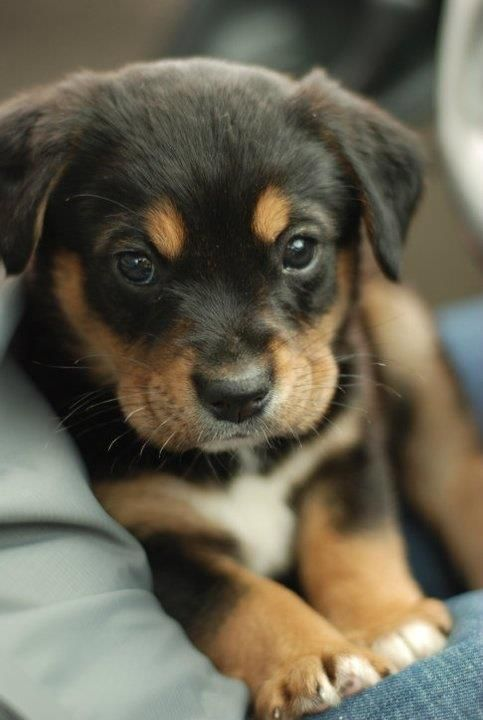
#> input picture Unit 7/puppy.jpg, 483 x 720 px
$ python pic-red-nodithering.py puppy.jpg 3
#> lines starting #> are read from the running program, lines starting #| are printed output that depends on the picture
#> further down, img is the input picture: PIL image 483x720 RGB; mean R, G, B 103.3, 98, 81.5
#k means ++ select initial values
import sys
import random
from time import perf_counter
from PIL import Image
from random import randrange
from collections import defaultdict

dict = defaultdict(list)
meanlist = []

k = 8

def  vector_quantization(img, pix, grouplist):
    global meanlist

    colorband = int(img.size[0]/k)
    newimg = Image.new("RGB", (img.size[0], img.size[1]+colorband), (255, 255, 255))
    newpix = newimg.load()
    i = 0
    for group in grouplist:
        for p in group:
            newpix[p[0],p[1]] = (int(meanlist[i][0]),int(meanlist[i][1]),int(meanlist[i][2]))
        i += 1


    for ii in range(k):
        for i in range(colorband):
            for j in range(colorband):
                x = ii*colorband + i
                y = img.size[1]+j
                newpix[x,y] = (int(meanlist[ii][0]),int(meanlist[ii][1]),int(meanlist[ii][2]))

    return newimg

def find_initial_means_random(pix):
    global k
    meanlist = []

    while True:
        x = randrange(0, 256)
        y = randrange(0, 256)
        color = pix[x,y]
        if not color in meanlist:
            meanlist.append(color)
        if len(meanlist) == k:
            break

    print("random means:", meanlist)
    return meanlist

def find_initial_means_plus(pix):
    global k
    meanlist = []

    x = randrange(0, 256)
    y = randrange(0, 256)
    color = pix[x,y]
    meanlist.append(color)
    #print("first pick", color)

    count = 1
    while True:
        if (count > 2*k):
            break
        #print("round", count, "meanlist size", len(meanlist))
        count += 1
        grouplist = []
        for i in range(len(meanlist)):
            g = []
            grouplist.append(g)

        nextcolor = meanlist[0]
        max = 0
        for color in dict:
            min = 100000000
            idx = -1
            for i in range(len(meanlist)):
                squared_error = (color[0]-meanlist[i][0])**2 + (color[1]-meanlist[i][1])**2 +  (color[2]-meanlist[i][2])**2
                if squared_error < min:     #find min to each mean
                    min = squared_error
                    idx = i
            #print("color", color, "min", min, "idx", idx, "max", max)
            if min > max:           #find the max distance among all
                max = min
                nextcolor = color
            grouplist[idx].extend(dict[color])

        if not nextcolor in meanlist:
            meanlist.append(nextcolor)
            #print(len(meanlist), "nextcolor", nextcolor)
        if len(meanlist) == k:
            break

    print("++meanlist:", meanlist)
    return meanlist

def build_rgb_dcit(img, pix):
    global dict
    dict = defaultdict(list)
    for x in range (img.size[0]):
            for y in range (img.size[1]):
                color = pix[x,y]
                if color in dict:
                    dict[color].append((x,y))
                else:
                    dict[color] = [(x,y)]
    print("dict size", len(dict))
#| dict size 47071

    return dict

def k_means(img, pix):
    global meanlist, k, dict

    dict = build_rgb_dcit(img, pix)
#> dict = 47071 items
    meanlist = find_initial_means_plus(pix)
#> after the loop in find_initial_means_plus, `while True:`: count = 3; meanlist = [(28, 27, 23), (253, 255, 254), (199, 146, 78)]
#| ++meanlist: [(28, 27, 23), (253, 255, 254), (199, 146, 78)]
#> meanlist = [(28, 27, 23), (253, 255, 254), (199, 146, 78)]
    #meanlist = random.sample(list(dict.keys()), k)

    oldgrouplist = [[[]] * k]

    counter = 0
    while True:
        grouplist = []
        for i in range(k):
            g = []
            grouplist.append(g)
        counter += 1
        #print("\n\nstarting round ", counter, "current mean list", meanlist)

        for color in dict:
            #print(color, dict[color])
            min = 1000000
            idx = -1
            for i in range(k):
                squared_error = (color[0]-meanlist[i][0])**2 + (color[1]-meanlist[i][1])**2 +  (color[2]-meanlist[i][2])**2
                if squared_error < min:
                    min = squared_error
                    idx = i
            grouplist[idx].extend(dict[color])

        newmeanlist = []
        count = 0
        for g in grouplist: #each group
            glen = len(g)
            #print("group", count, "size", glen)

            suml = [0.0,0.0,0.0]
            for p in g:     #each pixel in this group
                #print("group", count, p)
                s = pix[p[0], p[1]]
                for i in range(3):
                    suml[i] += s[i]
            #print("sum", suml)

            newmeanlist.append((suml[0]/glen, suml[1]/glen, suml[2]/glen))
            count = count+1

        #print("new mean list", newmeanlist)

        nextround = False
        for i in range(k):
            if len(oldgrouplist[i]) != len(grouplist[i]):
                nextround = True
                break
        if nextround == False:
            break

        oldgrouplist = grouplist.copy()
        meanlist = newmeanlist
#> after the loop, counter = 21

    print("total round", counter)
#| total round 21
    # for i in range(k):
    #     print("\nMean ", i, meanlist[i], "group size", len(grouplist[i]) )

    return grouplist

def find_initial_means(img, pix):
    #build_rgb_dcit(img, pix)
    find_initial_means_plus(pix)

#python pic-red.py puppy.jpg 3
filename = sys.argv[1]
k = int(sys.argv[2])

img = Image.open(filename)
#img.show()

#print(img.size) # A tuple. Note: width first THEN height. PIL goes [x, y] with y counting from the top of the frame.
pix = img.load() # Pix is a pixel manipulation object; we can assign pixel values and img will change as we do so.
# print(pix[2,5]) # Access the color at a specific location; note [x, y] NOT [row, column].
# pix[2,5] = (255, 255, 255) # Set the pixel to white. Note this is called on “pix”, but it modifies “img”.


start = perf_counter()
grouplist = k_means(img,pix)
#> grouplist = 3 items
img = vector_quantization(img, pix, grouplist)
#> in vector_quantization, `newimg = Image.new("RGB", (img.size[0], img.size[1]+colorband), (255, ..`: newimg: PIL image 483x881 RGB; every value is 255
#> the loop in vector_quantization, `for group in grouplist:` made 3 passes
#> after the loop in vector_quantization, `for group in grouplist:`: i = 3
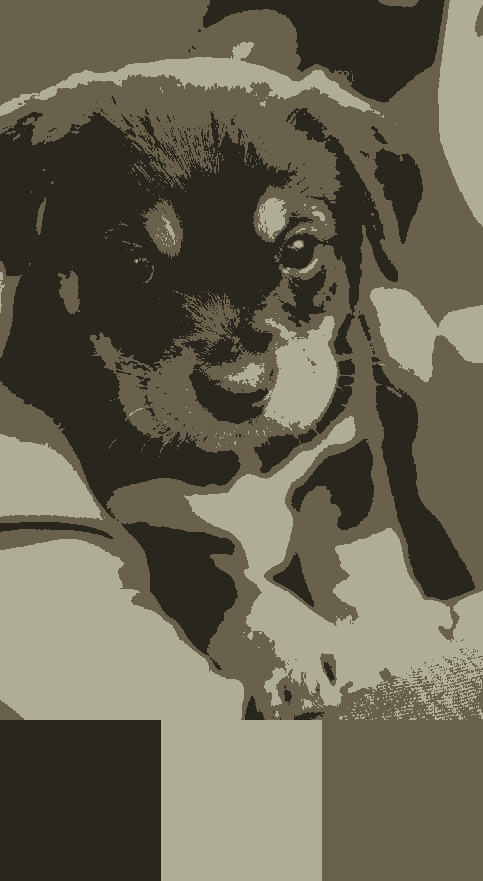
#> img: PIL image 483x881 RGB; mean R, G, B 103.6, 98.4, 81.9
#img.show() # Now, you should see a single white pixel near the upper left corner
img.save("kmeansout.png") # Save the resulting image. Alter your filename as necessary.
end = perf_counter()
print("total time", end-start)

$ run again, with Unit 7/beach.jpeg copied over Unit 7/puppy.jpg
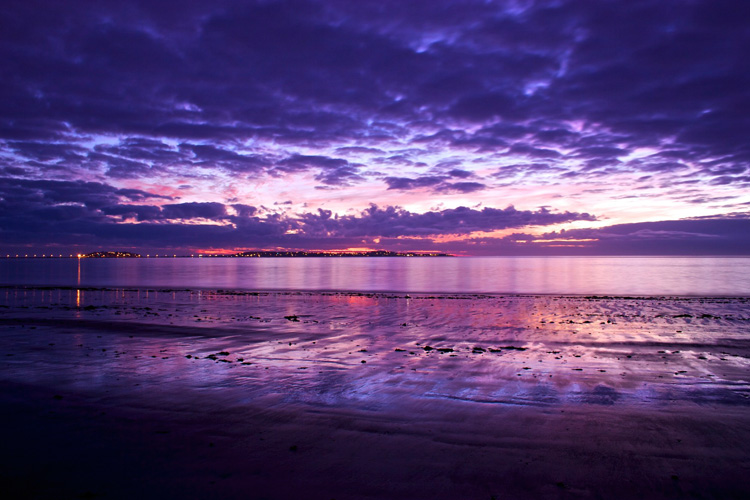
#> input picture Unit 7/beach.jpeg, 750 x 500 px
#> img is the input picture: PIL image 750x500 RGB; mean R, G, B 87.5, 62.7, 117.8
#| dict size 97134
#> dict = 97134 items
#> after the loop in find_initial_means_plus, `while True:`: count = 3; meanlist = [(66, 50, 125), (255, 255, 255), (249, 155, 59)]
#| ++meanlist: [(66, 50, 125), (255, 255, 255), (249, 155, 59)]
#> after the loop in k_means, `while True:`: counter = 41
#| total round 41
#> grouplist = 3 items
#> newimg: PIL image 750x750 RGB; every value is 255
#> the loop in vector_quantization, `for group in grouplist:` made 3 passes
#> after the loop in vector_quantization, `for group in grouplist:`: i = 3
#> `img = vector_quantization(img, pix, grouplist)`:
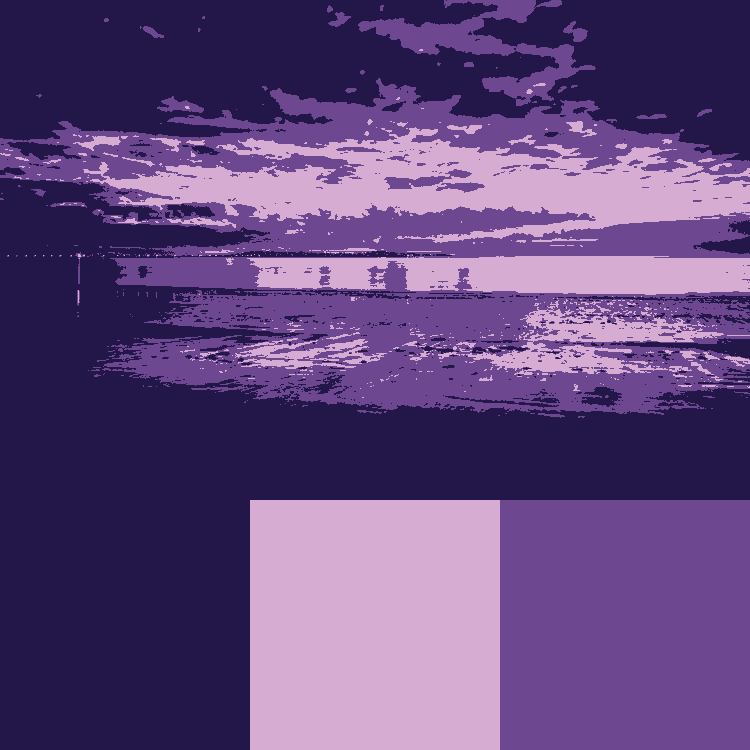
#> img: PIL image 750x750 RGB; mean R, G, B 97.6, 70.9, 125.5
